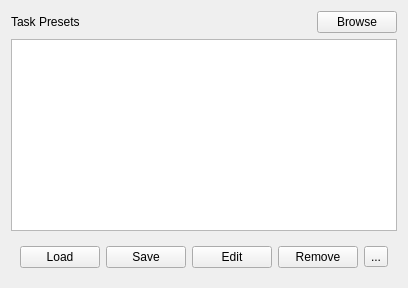
            <widget class="QWidget" name="tab_10">
             <attribute name="title">
              <string>Presets</string>
             </attribute>
             <layout class="QVBoxLayout" name="verticalLayout_36">
              <item>
               <layout class="QHBoxLayout" name="horizontalLayout_30">
                <item>
                 <widget class="QLabel" name="label_7">
                  <property name="text">
                   <string>Task Presets</string>
                  </property>
                 </widget>
                </item>
                <item>
                 <spacer name="horizontalSpacer_7">
                  <property name="orientation">
                   <enum>Qt::Horizontal</enum>
                  </property>
                  <property name="sizeHint" stdset="0">
                   <size>
                    <width>40</width>
                    <height>20</height>
                   </size>
                  </property>
                 </spacer>
                </item>
                <item>
                 <widget class="QPushButton" name="pushButton_54">
                  <property name="text">
                   <string>Browse</string>
                  </property>
                 </widget>
                </item>
               </layout>
              </item>
              <item>
               <widget class="QTableWidget" name="tableWidget_3"/>
              </item>
              <item>
               <widget class="QWidget" name="widget_7" native="true">
                <layout class="QVBoxLayout" name="verticalLayout_29">
                 <item>
                  <layout class="QHBoxLayout" name="horizontalLayout_21">
                   <item>
                    <widget class="QPushButton" name="pushButton_49">
                     <property name="text">
                      <string>Load</string>
                     </property>
                    </widget>
                   </item>
                   <item>
                    <widget class="QPushButton" name="pushButton_50">
                     <property name="text">
                      <string>Save</string>
                     </property>
                    </widget>
                   </item>
                   <item>
                    <widget class="QPushButton" name="pushButton_51">
                     <property name="text">
                      <string>Edit</string>
                     </property>
                    </widget>
                   </item>
                   <item>
                    <widget class="QPushButton" name="pushButton_52">
                     <property name="text">
                      <string>Remove</string>
                     </property>
                    </widget>
                   </item>
                   <item>
                    <widget class="QToolButton" name="toolButton_13">
                     <property name="text">
                      <string>...</string>
                     </property>
                    </widget>
                   </item>
                  </layout>
                 </item>
                </layout>
               </widget>
              </item>
             </layout>
            </widget>
